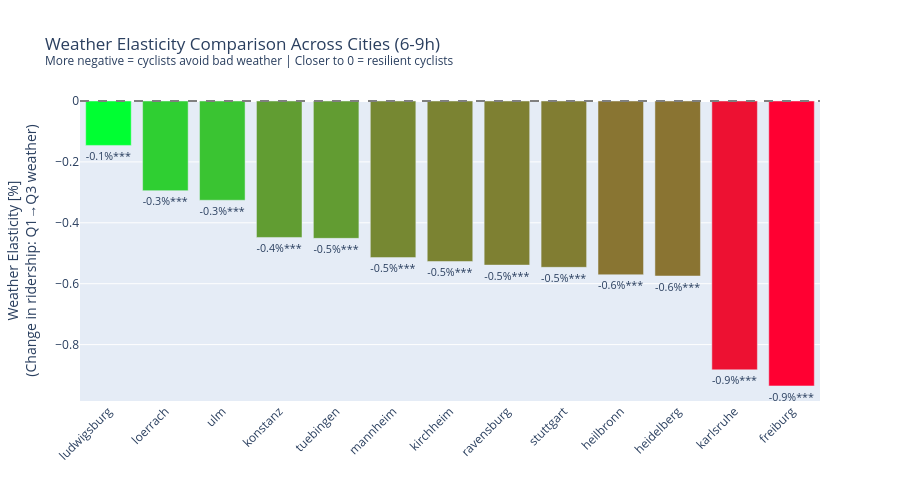

Notebook code cell kept with this figure:
### Code cell
# Bar chart comparing weather elasticity across cities
fig = plot_city_elasticity_comparison(
    data_dict,
    title="Weather Elasticity Comparison Across Cities",
    hour_range=(6, 9),
    weekdays_only=True
)
fig.show()

### Figure 1 — Plotly figure (JSON) as saved in the notebook; plotly's stock layout.template omitted (floating-point values rounded to 4 significant figures)
{"data": [{"customdata": [[0.005525, 2129.0, 0.0005984], [0.01671, 2506.0, 8.272e-11], [0.03509, 2182.0, 1.107e-18], [0.01855, 2052.0, 5.836e-10], [0.02384, 2055.0, 1.951e-12], [0.03733, 2511.0, 1.524e-22], [0.05104, 1487.0, 1.159e-18], [0.07464, 2415.0, 1.332e-42], [0.07176, 2378.0, 2.301e-40], [0.06696, 2121.0, 8.598e-34], [0.02645, 1894.0, 1.07e-12], [0.0707, 2057.0, 1.247e-34], [0.05205, 2154.0, 7.814e-27]], "hovertemplate": "<b>%{x}</b><br>Elasticity: %{y:.2f}%<br>R²: %{customdata[0]:.3f}<br>Observations: %{customdata[1]:,}<br>P-value: %{customdata[2]:.2e}<extra></extra>", "marker": {"color": ["rgb(0, 255, 50)", "rgb(47, 207, 50)", "rgb(58, 196, 50)", "rgb(97, 157, 50)", "rgb(98, 156, 50)", "rgb(118, 136, 50)", "rgb(123, 131, 50)", "rgb(126, 128, 50)", "rgb(129, 125, 50)", "rgb(137, 117, 50)", "rgb(138, 116, 50)", "rgb(237, 17, 50)", "rgb(255, 0, 50)"]}, "text": ["-0.1%***", "-0.3%***", "-0.3%***", "-0.4%***", "-0.5%***", "-0.5%***", "-0.5%***", "-0.5%***", "-0.5%***", "-0.6%***", "-0.6%***", "-0.9%***", "-0.9%***"], "textposition": "outside", "type": "bar", "x": ["ludwigsburg", "loerrach", "ulm", "konstanz", "tuebingen", "mannheim", "kirchheim", "ravensburg", "stuttgart", "heilbronn", "heidelberg", "karlsruhe", "freiburg"], "y": [-0.1459, -0.2944, -0.3259, -0.4481, -0.4511, -0.5143, -0.5272, -0.5389, -0.5463, -0.5706, -0.5748, -0.8829, -0.9358]}], "layout": {"height": 500, "shapes": [{"line": {"color": "gray", "dash": "dash"}, "type": "line", "x0": 0, "x1": 1, "xref": "x domain", "y0": 0, "y1": 0, "yref": "y"}], "showlegend": false, "title": {"text": "Weather Elasticity Comparison Across Cities (6-9h)<br><sup>More negative = cyclists avoid bad weather | Closer to 0 = resilient cyclists</sup>"}, "xaxis": {"tickangle": -45, "title": {"text": ""}}, "yaxis": {"title": {"text": "Weather Elasticity [%]<br>(Change in ridership: Q1→Q3 weather)"}}}}
